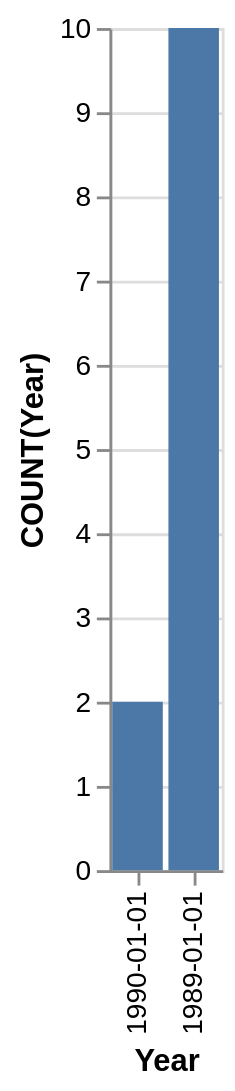

The Vega-Lite source for this figure:
### Vega-Lite specification from a JSON file in a GitHub repository (floating-point values rounded to 4 significant figures)
{"data": {"values": [{"x_data": "1989-01-01", "y_data": 10}, {"x_data": "1990-01-01", "y_data": 2}]}, "mark": "bar", "encoding": {"x": {"field": "x_data", "type": "nominal", "title": "Year", "sort": {"op": "sum", "field": "y_data", "order": "ascending"}}, "y": {"field": "y_data", "type": "quantitative", "title": "COUNT(Year)"}}}
